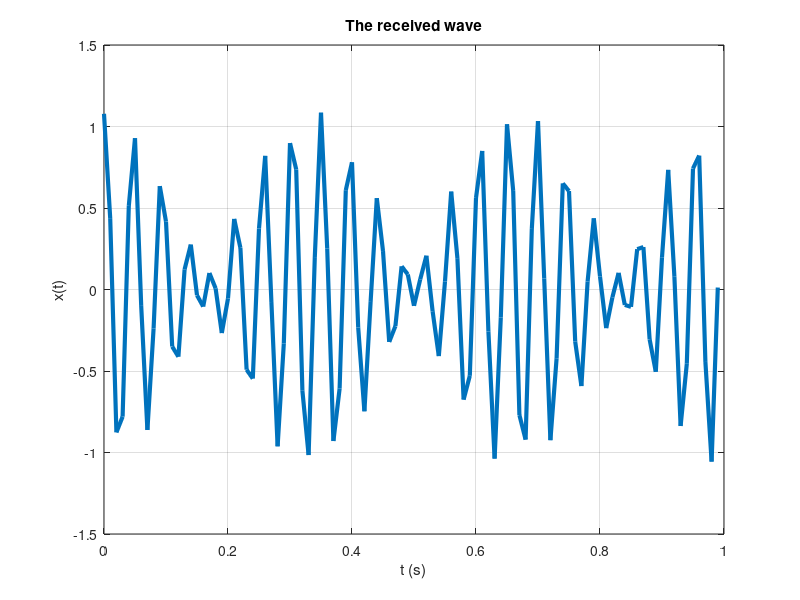

Write the MATLAB code that produced this figure. (Note: this script raises an error after producing the figure.)
t_start = 0;
t_end = 1;
fc = 5;
fs = 100;
C = 3e8;
P = 2 / C;
beta = 0.3;


t = t_start: 1/fs: t_end-1/fs;

alpha1 = 0.5;
R1 = 250 * 1000;
v1 = 180 / 3.6;
fd1 = beta * v1;
td1 =  P * R1;

x_received1 = alpha1 * cos(2 * pi * (fd1 + fc)*(t - td1));

R2 = 200 * 1000;
v2 = 216 / 3.6;
alpha2 = 0.6;
fd2 = beta * v2;
td2 = P * R2;

x_received2 = alpha2 * cos(2 * pi * (fd2 + fc)*(t - td2));

x_received_tot = x_received1 + x_received2;

figure;
plot(t, x_received_tot, 'LineWidth', 3);
title("The received wave")
ylabel("x(t)")
xlabel("t (s)")
grid on

[fds, tds] = find_fds_tds(x_received_tot, fc, fs);
[vs, Rs] = find_vs_Rs(fds, tds, beta);

fprintf("R(1) = %f(km), v(1) = %f(km/h)\n", Rs(1) / 1000, vs(1) * 3.6);
fprintf("R(2) = %f(km), v(2) = %f(km/h)\n", Rs(2) / 1000, vs(2) * 3.6);

